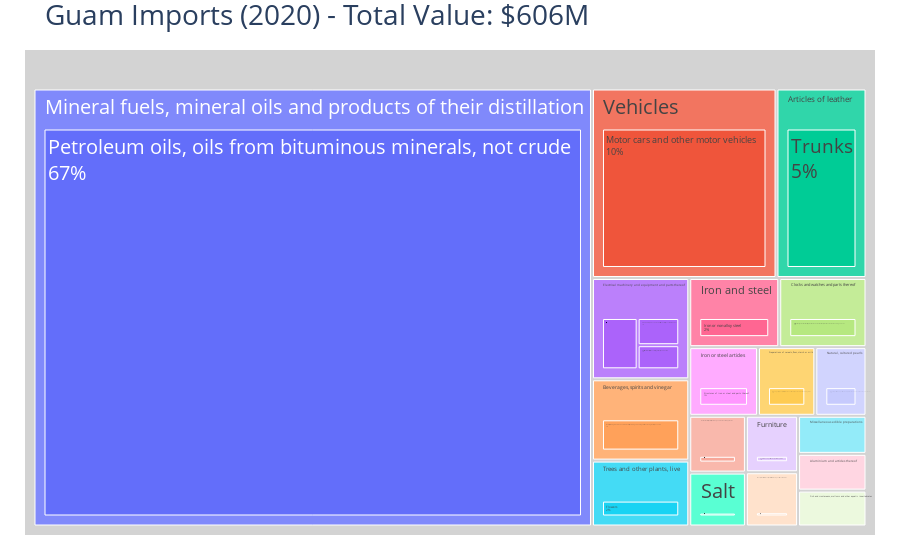

Notebook source saved alongside this figure:
### Code cell
import plotly.express as px

fig = px.treemap(import_df, 
                 path=['parent', 'product'],
                 values='value')
fig.update_traces(root_color='lightgrey',
                  textinfo='label+percent root')
fig.update_layout(margin = dict(t=50, l=25, r=25, b=25),
                  font_size=20,
                  title = dict(text=f'Guam Imports (2020) - Total Value: ${total_imports_M}M'),
                  height = 800)
fig.show()

### Figure 1 — Plotly figure (JSON) as saved in the notebook; plotly's stock layout.template omitted (floating-point values rounded to 4 significant figures)
{"data": [{"branchvalues": "total", "domain": {"x": [0, 1], "y": [0, 1]}, "hovertemplate": "labels=%{label}<br>value=%{value}<br>parent=%{parent}<br>id=%{id}<extra></extra>", "ids": ["Aluminium and articles thereof/Aluminium", "Preparations of cereals, flour, starch or milk/Bread, pastry, cakes, biscuits, other bakers' wares, whether or not containing cocoa", "Nuclear reactors, boilers, machinery and mechanical appliances/Bulldozers, graders, levellers, scrapers, angledozers, mechanical shovels, excavators, shovel loaders, tamping machines and road rollers, self-propelled", "Electrical machinery and equipment and parts thereof/Electric transformers, static converters (eg rectifiers) and inductors", "Fish and crustaceans, molluscs and other aquatic invertebrates/Fish", "Trees and other plants, live/Flowers", "Furniture/Furniture and parts thereof, n.e.s. in chapter 94", "Electrical machinery and equipment and parts thereof/Insulated wire, cable and other electric conductors, connector fitted or not", "Iron and steel/Iron or non-alloy steel", "Natural, cultured pearls/Jewellery articles and parts thereof, of precious metal or of metal clad with precious metal", "Vehicles/Motor cars and other motor vehicles", "Mineral fuels, mineral oils and products of their distillation/Petroleum oils, oils from bituminous minerals, not crude", "Salt/Portland cement, aluminous cement (\"ciment fondu\"), slag cement, supersulphate cement and similar hydraulic cements, whether or not coloured or in the form of clinkers", "Meat, fish or crustaceans, molluscs or other aquatic invertebrates/Prepared or preserved meat, meat offal or blood", "Miscellaneous edible preparations/Sauces and preparations therefor", "Iron or steel articles/Structures of iron or steel and parts thereof", "Electrical machinery and equipment and parts thereof/Transmission apparatus for radio-telephony, radio-telegraphy, radio-broadcasting or television, whether or not incorporating reception, sound recording or reproducing apparatus", "Articles of leather/Trunks", "Beverages, spirits and vinegar/Waters, including mineral and aerated waters, containing added sugar or sweetening matter, flavoured", "Clocks and watches and parts thereof/Wrist-watches, pocket-watches, stop-watches and other watches, other than those of heading no. 9101", "Aluminium and articles thereof", "Articles of leather", "Beverages, spirits and vinegar", "Clocks and watches and parts thereof", "Electrical machinery and equipment and parts thereof", "Fish and crustaceans, molluscs and other aquatic invertebrates", "Furniture", "Iron and steel", "Iron or steel articles", "Meat, fish or crustaceans, molluscs or other aquatic invertebrates", "Mineral fuels, mineral oils and products of their distillation", "Miscellaneous edible preparations", "Natural, cultured pearls", "Nuclear reactors, boilers, machinery and mechanical appliances", "Preparations of cereals, flour, starch or milk", "Salt", "Trees and other plants, live", "Vehicles"], "labels": ["Aluminium", "Bread, pastry, cakes, biscuits, other bakers' wares, whether or not containing cocoa", "Bulldozers, graders, levellers, scrapers, angledozers, mechanical shovels, excavators, shovel loaders, tamping machines and road rollers, self-propelled", "Electric transformers, static converters (eg rectifiers) and inductors", "Fish", "Flowers", "Furniture and parts thereof, n.e.s. in chapter 94", "Insulated wire, cable and other electric conductors, connector fitted or not", "Iron or non-alloy steel", "Jewellery articles and parts thereof, of precious metal or of metal clad with precious metal", "Motor cars and other motor vehicles", "Petroleum oils, oils from bituminous minerals, not crude", "Portland cement, aluminous cement (\"ciment fondu\"), slag cement, supersulphate cement and similar hydraulic cements, whether or not coloured or in the form of clinkers", "Prepared or preserved meat, meat offal or blood", "Sauces and preparations therefor", "Structures of iron or steel and parts thereof", "Transmission apparatus for radio-telephony, radio-telegraphy, radio-broadcasting or television, whether or not incorporating reception, sound recording or reproducing apparatus", "Trunks", "Waters, including mineral and aerated waters, containing added sugar or sweetening matter, flavoured", "Wrist-watches, pocket-watches, stop-watches and other watches, other than those of heading no. 9101", "Aluminium and articles thereof", "Articles of leather", "Beverages, spirits and vinegar", "Clocks and watches and parts thereof", "Electrical machinery and equipment and parts thereof", "Fish and crustaceans, molluscs and other aquatic invertebrates", "Furniture", "Iron and steel", "Iron or steel articles", "Meat, fish or crustaceans, molluscs or other aquatic invertebrates", "Mineral fuels, mineral oils and products of their distillation", "Miscellaneous edible preparations", "Natural, cultured pearls", "Nuclear reactors, boilers, machinery and mechanical appliances", "Preparations of cereals, flour, starch or milk", "Salt", "Trees and other plants, live", "Vehicles"], "name": "", "parents": ["Aluminium and articles thereof", "Preparations of cereals, flour, starch or milk", "Nuclear reactors, boilers, machinery and mechanical appliances", "Electrical machinery and equipment and parts thereof", "Fish and crustaceans, molluscs and other aquatic invertebrates", "Trees and other plants, live", "Furniture", "Electrical machinery and equipment and parts thereof", "Iron and steel", "Natural, cultured pearls", "Vehicles", "Mineral fuels, mineral oils and products of their distillation", "Salt", "Meat, fish or crustaceans, molluscs or other aquatic invertebrates", "Miscellaneous edible preparations", "Iron or steel articles", "Electrical machinery and equipment and parts thereof", "Articles of leather", "Beverages, spirits and vinegar", "Clocks and watches and parts thereof", "", "", "", "", "", "", "", "", "", "", "", "", "", "", "", "", "", ""], "root": {"color": "lightgrey"}, "textinfo": "label+percent root", "type": "treemap", "values": [3234.0, 5060.0, 4137.0, 3204.0, 3156.0, 8239.0, 3783.0, 3614.0, 7996.0, 4517.0, 44950.0, 314500.0, 3926.0, 3638.0, 3349.0, 6067.0, 5850.0, 21920.0, 10170.0, 7755.0, 3234.0, 21920.0, 10170.0, 7755.0, 12670.0, 3156.0, 3783.0, 7996.0, 6067.0, 3638.0, 314500.0, 3349.0, 4517.0, 4137.0, 5060.0, 3926.0, 8239.0, 44950.0]}], "layout": {"autosize": true, "font": {"size": 20}, "legend": {"tracegroupgap": 0}, "margin": {"b": 25, "l": 25, "r": 25, "t": 50}, "title": {"text": "Guam Imports (2020) - Total Value: $606M"}}}
